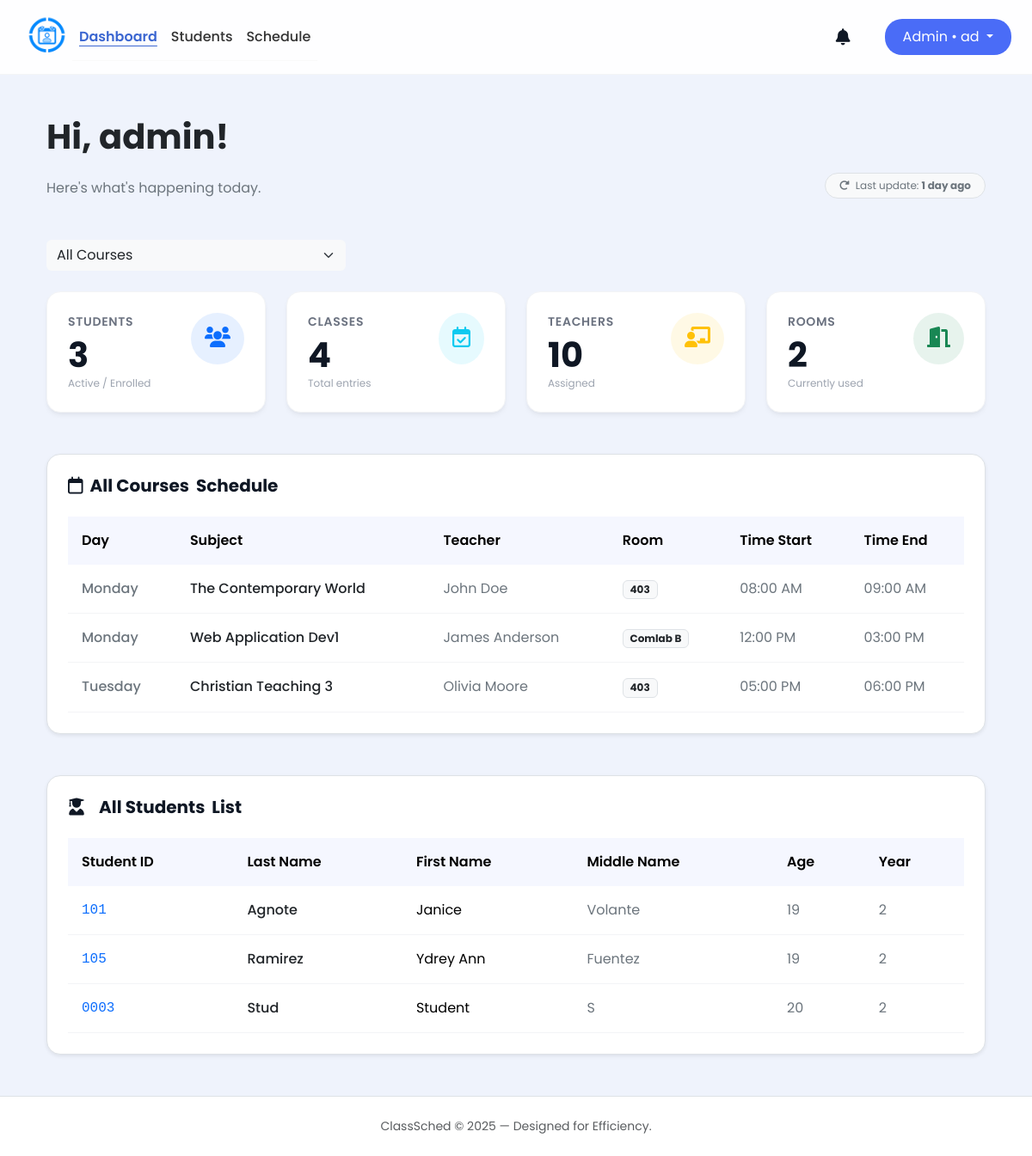
Before: /src/admin_dashboard.php (signed in) with the older database file.
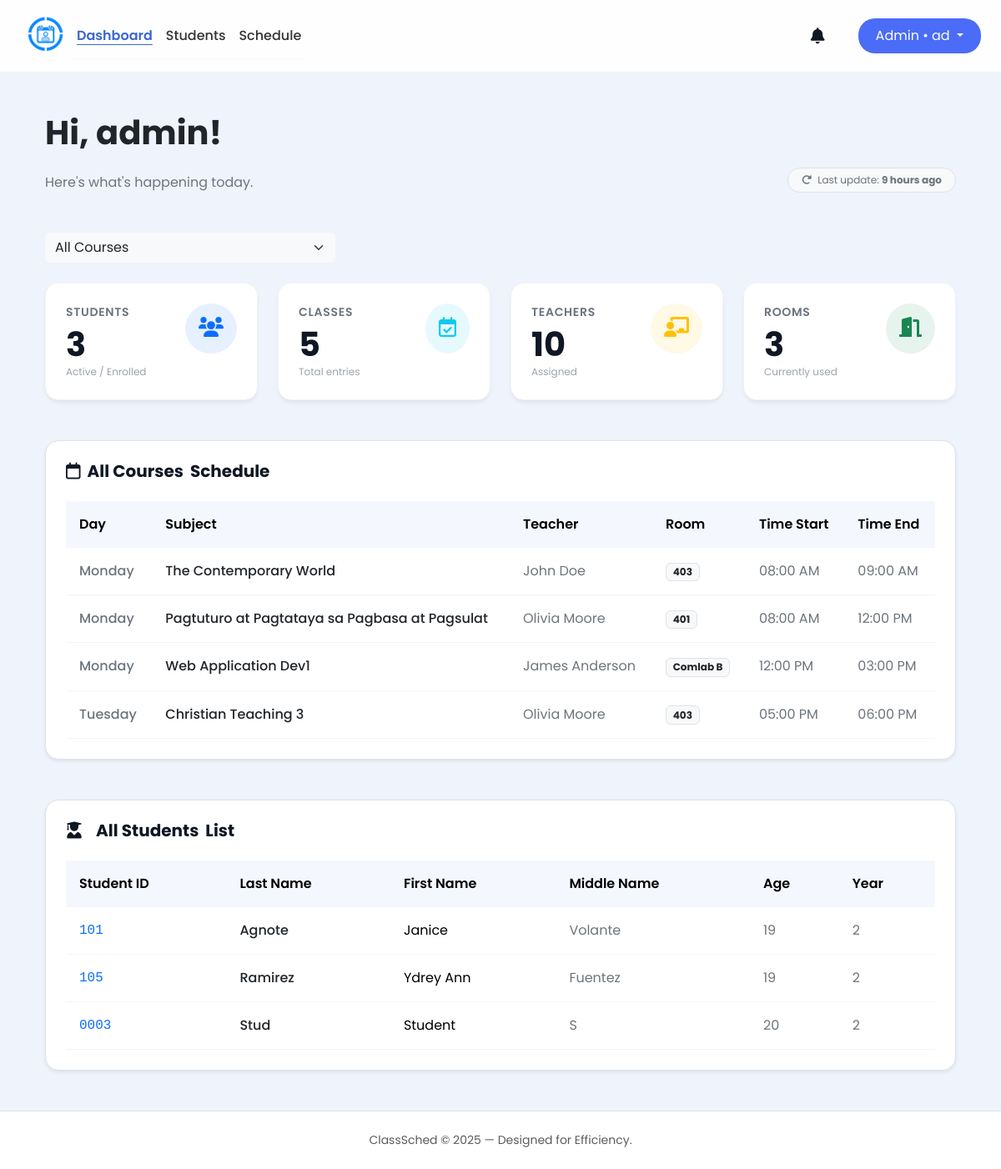
After: the same page with the newer database file.
### tables this page shows
CREATE TABLE admin_system_log (
        id INTEGER PRIMARY KEY CHECK (id = 1),
        last_activity DATETIME DEFAULT CURRENT_TIMESTAMP
    );

CREATE TABLE schedules (
        id INTEGER PRIMARY KEY AUTOINCREMENT,
        day TEXT NOT NULL,
        subject_id INTEGER NOT NULL,
        teacher_id INTEGER NOT NULL,
        room TEXT(10),
        time_start TIME,
        time_end TIME,
        course_id INTEGER NOT NULL,

        FOREIGN KEY (teacher_id) REFERENCES teachers(id),
        FOREIGN KEY (course_id) REFERENCES courses(id),
        FOREIGN KEY (subject_id) REFERENCES subjects(id)
    );

CREATE TABLE students (
        id INTEGER PRIMARY KEY AUTOINCREMENT,
        user_id INTEGER UNIQUE,
        student_number TEXT(50) NOT NULL,
        last_name TEXT(50) NOT NULL,
        first_name TEXT(50),
        middle_name TEXT(50),
        age INTEGER,
        phone_number TEXT(20),
        course_id INTEGER NOT NULL,
        year_level INTEGER,
        email TEXT(255) UNIQUE,
        last_notification_check DATETIME DEFAULT "1970-01-01 00:00:00",
        FOREIGN KEY (user_id) REFERENCES users(id),
        FOREIGN KEY (course_id) REFERENCES courses(id)
    );

### src/notification.php (called while the page is built, shortened)
<?php
function notif($role = null, $handle_actions = true) {
    $user = $_SESSION["user"];
    $user_id = $user['id'];
    $db = get_db();
    if ($role === 'admin') {
        $last_check_row = $db->querySingle("SELECT last_notification_check FROM users WHERE id = $user_id", true);
        $last_click = ($last_check_row && $last_check_row['last_notification_check']) ? $last_check_row['last_notification_check'] : '1970-01-01 00:00:00';
        $stmt_count = $db->prepare("
            SELECT COUNT(*) FROM notifications
            WHERE is_read = 0
            AND created_at > :last_click
            AND (message LIKE '%bio%' OR message LIKE '%phone%')
        ");
        $stmt_count->bindValue(':last_click', $last_click, SQLITE3_TEXT);
        $unread_count = $stmt_count->execute()->fetchArray()[0];
        $stmt_highlight = $db->prepare("
            SELECT COUNT(*) FROM notifications
            WHERE is_read = 0
            AND (message LIKE '%bio%' OR message LIKE '%phone%')
        ");
        $highlight_count = $stmt_highlight->execute()->fetchArray()[0];
        $notif_result = $db->query("
            SELECT n.*, s.first_name, s.last_name
            FROM notifications n
            LEFT JOIN students s ON n.student_id = s.id
            WHERE (n.message LIKE '%bio%' OR n.message LIKE '%phone%')
            ORDER BY n.created_at DESC LIMIT 10
        ");
    }
    $notifications = [];
    if (isset($notif_result) && $notif_result) {
        while ($row = $notif_result->fetchArray(SQLITE3_ASSOC)) {
            $notifications[] = $row;
        }
    }
    return [
        'unread_count' => $unread_count ?? 0,
        'notifications' => $notifications,
        'highlight_count' => $highlight_count ?? 0
    ];
}

### src/admin_dashboard.php (the view, shortened to what the rows shown need)
<?php
require_once __DIR__ ."/notification.php";
$db = get_db();
$user = $_SESSION["user"];
$selected_course = isset($_GET['course_id']) ? (int)$_GET['course_id'] : COURSE_ALL;
$last_update_text = "Just now";
$last_activity_row = $db->querySingle("SELECT last_activity FROM admin_system_log WHERE id = 1", true);
if ($last_activity_row) {
    $last_update_ts = (int)$last_activity_row['last_activity'];
    $time_diff = time() - $last_update_ts;
    if ($time_diff < 60) {
        $last_update_text = "Just now";
    } else {
        $tokens = [
            31536000 => 'year',
            2592000 => 'month',
            604800 => 'week',
            86400 => 'day',
            3600 => 'hour',
            60 => 'minute',
            1 => 'second'
        ];
        foreach ($tokens as $unit => $text) {
            if ($time_diff < $unit) continue;
            $numberOfUnits = floor($time_diff / $unit);
            $last_update_text = $numberOfUnits . ' ' . $text . (($numberOfUnits > 1) ? 's' : '') . ' ago';
            break;
        }
    }
}
$sql_sched = "
    SELECT
        sch.*,
        sub.subject_name AS subject_name_display,
        t.name AS teacher_name_display
    FROM schedules sch
    LEFT JOIN subjects sub ON sch.subject_id = sub.id
    LEFT JOIN teachers t ON sch.teacher_id = t.id
";
if ($selected_course !== COURSE_ALL) {
    $sql_sched .= " WHERE sch.course_id = :course_id";
} else {
    $sql_sched .= " GROUP BY sch.subject_id, sch.teacher_id, sch.room, sch.time_start, sch.time_end, sch.day";
}
$sql_sched .= " ORDER BY sch.time_start ASC";
$stmt = $db->prepare($sql_sched);
$sched_result = $stmt->execute();
$sql_students = "SELECT * FROM students";
$sql_students .= " ORDER BY last_name ASC";
$stmt_students = $db->prepare($sql_students);
$students_result = $stmt_students->execute();
        ?>
<!DOCTYPE html>
<html lang="en">
<head>
    <link href="https://cdn.jsdelivr.net/npm/bootstrap@5.3.3/dist/css/bootstrap.min.css" rel="stylesheet">
    <link href="https://cdnjs.cloudflare.com/ajax/libs/font-awesome/6.0.0/css/all.min.css" rel="stylesheet">
    <link rel="stylesheet" href="../styles/admin_dashboard.css">
    <link rel="stylesheet" href="../styles/admin.css">
    <link rel="stylesheet" href="../styles/notification.css">
</head>
<body class="d-flex flex-column min-vh-100 position-relative">
    <div class="container px-4 py-5">
        <div class="row align-items-end mb-5">
            <div class="col-md-6">
                <h1 class="fw-bold text-dark mb-4">Hi, <?php echo htmlspecialchars($user["username"]); ?>!</h1>
            </div>
            <div class="col-md-6 text-md-end mt-3 mt-md-0">
                <span class="badge bg-light text-secondary border px-3 py-2 rounded-pill fw-normal">
                    <i class="fa-solid fa-rotate-right me-1"></i> Last update: <strong id="last_update_display"><?php echo $last_update_text; ?></strong>
                </span>
            </div>
        </div>
        <div class="bg-white rounded-4 shadow-sm border p-4 mb-5">
            <div class="table-responsive">
                <table class="table custom-table table-hover mb-0">
                    <thead>
                        <tr>
                            <th>Day</th>
                            <th>Subject</th>
                            <th>Teacher</th>
                            <th>Room</th>
                            <th>Time Start</th>
                            <th>Time End</th>
                        </tr>
                    </thead>
                    <tbody id="schedule_table_body">
                        <?php while ($row = $sched_result->fetchArray(SQLITE3_ASSOC)): ?>
                        <tr>
                            <td class="fw-medium text-secondary"><?php echo htmlspecialchars($row['day'] ?? '--'); ?></td>
                            <td class="fw-medium text-dark"><?php echo htmlspecialchars($row['subject_name_display'] ?? 'Unknown Subject'); ?></td>
                            <td class="text-secondary"><?php echo htmlspecialchars($row['teacher_name_display'] ?? 'Unknown Teacher'); ?></td>
                            <td><span class="badge bg-light text-dark border"><?php echo htmlspecialchars($row['room'] ?? 'TBA'); ?></span></td>
                            <td class="text-secondary">
                                <?php echo !empty($row['time_start']) ? date("h:i A", strtotime($row['time_start'])) : '--:--'; ?>
                            </td>
                            <td class="text-secondary">
                                <?php echo !empty($row['time_end']) ? date("h:i A", strtotime($row['time_end'])) : '--:--'; ?>
                            </td>
                        </tr>
                        <?php endwhile; ?>
                    </tbody>
                </table>
            </div>
        </div>
        <div class="bg-white rounded-4 shadow-sm border p-4">
            <div class="table-responsive">
                <table class="table custom-table table-hover mb-0">
                    <thead>
                        <tr>
                            <th>Student ID</th>
                            <th>Last Name</th>
                            <th>First Name</th>
                            <th>Middle Name</th>
                            <th>Age</th>
                            <th>Year</th>
                        </tr>
                    </thead>
                    <tbody id="student_table_body">
                        <?php while ($student = $students_result->fetchArray(SQLITE3_ASSOC)): ?>
                        <tr>
                            <td class="fw-medium font-monospace text-primary"><?php echo htmlspecialchars($student['student_number'] ?? '--'); ?></td>
                            <td class="fw-medium text-dark"><?php echo htmlspecialchars($student['last_name'] ?? '--'); ?></td>
                            <td><?php echo htmlspecialchars($student['first_name'] ?? '--'); ?></td>
                            <td class="text-secondary"><?php echo htmlspecialchars($student['middle_name'] ?? '--'); ?></td>
                            <td class="text-secondary"><?php echo htmlspecialchars($student['age'] ?? '--'); ?></td>
                            <td class="text-secondary"><?php echo htmlspecialchars($student['year_level'] ?? '--'); ?></td>
                        </tr>
                        <?php endwhile; ?>
                    </tbody>
                </table>
            </div>
        </div>
    </div>
</body>
</html>

Changed rows visible on the page:
changed admin_system_log: last_activity "1 day ago" → "9 hours ago"
added schedules: day "Monday", subject_name_display "Pagtuturo at Pagtataya sa Pagbasa at Pagsulat", teacher_name_display "Olivia Moore", room "401", time_start "08:00 AM", time_end "12:00 PM"
Other visible differences:
$classes_count: "4" → "5"
$rooms_count: "2" → "3"
